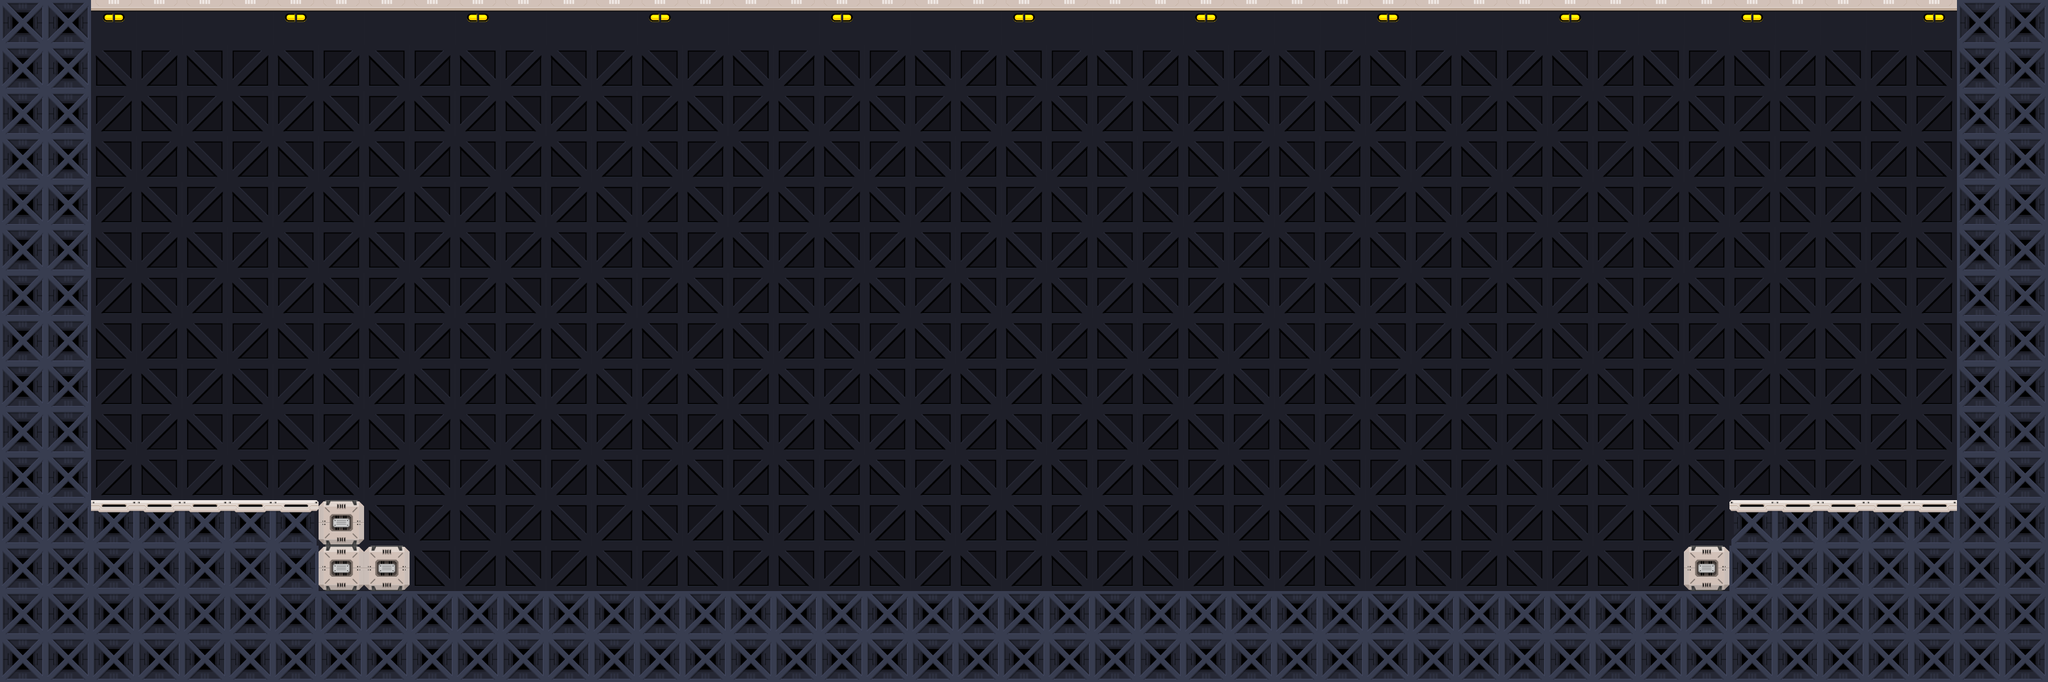

Tiled map render using the project's own tile images. Description and the whole map definition, tile-layer contents included, below:
An orthogonal 45x15 tile map with 70x70 px tiles, 2 tile layers (background, level).

<map version="1.0" orientation="orthogonal" renderorder="right-down" width="45" height="15" tilewidth="70" tileheight="70" nextobjectid="1">
 <tileset firstgid="1" name="lab_tilesheet" tilewidth="70" tileheight="70" spacing="1" tilecount="42" columns="6">
  <image source="lab_tilesheet.png" width="425" height="496" />
 </tileset>
 <layer name="background" width="45" height="15">
  <data encoding="csv">
0,0,0,0,0,0,0,0,0,0,0,0,0,0,0,0,0,0,0,0,0,0,0,0,0,0,0,0,0,0,0,0,0,0,0,0,0,0,0,0,0,0,0,0,0,
0,0,9,3,9,3,9,3,9,3,9,3,9,3,9,3,9,3,9,3,9,3,9,3,9,3,9,3,9,3,9,3,9,3,9,3,9,3,9,3,9,3,9,0,0,
0,0,3,9,3,9,3,9,3,9,3,9,3,9,3,9,3,9,3,9,3,9,3,9,3,9,3,9,3,9,3,9,3,9,3,9,3,9,3,9,3,9,3,0,0,
9,3,9,3,9,3,9,3,9,3,9,3,9,3,9,3,9,3,9,3,9,3,9,3,9,3,9,3,9,3,9,3,9,3,9,3,9,3,9,3,9,3,9,0,0,
3,9,3,9,3,9,3,9,3,9,3,9,3,9,3,9,3,9,3,9,3,9,3,9,3,9,3,9,3,9,3,9,3,9,3,9,3,9,3,9,3,9,3,0,0,
9,3,9,3,9,3,9,3,9,3,9,3,9,3,9,3,9,3,9,3,9,3,9,3,9,3,9,3,9,3,9,3,9,3,9,3,9,3,9,3,9,3,9,0,0,
3,9,3,9,3,9,3,9,3,9,3,9,3,9,3,9,3,9,3,9,3,9,3,9,3,9,3,9,3,9,3,9,3,9,3,9,3,9,3,9,3,9,3,0,0,
9,3,9,3,9,3,9,3,9,3,9,3,9,3,9,3,9,3,9,3,9,3,9,3,9,3,9,3,9,3,9,3,9,3,9,3,9,3,9,3,9,3,9,0,0,
3,9,3,9,3,9,3,9,3,9,3,9,3,9,3,9,3,9,3,9,3,9,3,9,3,9,3,9,3,9,3,9,3,9,3,9,3,9,3,9,3,9,3,0,0,
9,3,9,3,9,3,9,3,9,3,9,3,9,3,9,3,9,3,9,3,9,3,9,3,9,3,9,3,9,3,9,3,9,3,9,3,9,3,9,3,9,3,9,0,0,
3,9,3,9,3,9,3,9,3,9,3,9,3,9,3,9,3,9,3,9,3,9,3,9,3,9,3,9,3,9,3,9,3,9,3,9,3,9,3,9,3,9,3,0,0,
9,19,9,3,9,3,9,3,9,3,9,3,9,3,9,3,9,3,9,3,9,3,9,3,9,3,9,3,9,3,9,3,9,3,9,3,9,3,9,3,9,3,9,0,0,
3,19,3,9,3,9,3,9,3,9,3,9,3,9,3,9,3,9,3,9,3,9,3,9,3,9,3,9,3,9,3,9,3,9,3,9,3,9,3,9,3,9,3,0,0,
9,19,9,3,9,3,9,3,9,3,9,3,9,3,9,3,9,3,9,3,9,3,9,3,9,3,9,3,9,3,0,0,0,0,0,0,0,0,0,0,0,0,0,0,0,
0,19,0,0,0,0,0,0,0,0,0,0,0,0,0,0,0,0,0,0,0,0,0,0,0,0,0,0,0,0,0,0,0,0,0,0,0,0,0,0,27,27,27,27,27
</data>
 </layer>
 <layer name="level" width="45" height="15">
  <data encoding="csv">
32,32,13,14,14,14,13,14,14,14,13,14,14,14,13,14,14,14,13,14,14,14,13,14,14,14,13,14,14,14,13,14,14,14,13,14,14,14,13,14,14,14,13,32,32,
32,32,0,0,0,0,0,0,0,0,0,0,0,0,0,0,0,0,0,0,0,0,0,0,0,0,0,0,0,0,0,0,0,0,0,0,0,0,0,0,0,0,0,32,32,
32,32,0,0,0,0,0,0,0,0,0,0,0,0,0,0,0,0,0,0,0,0,0,0,0,0,0,0,0,0,0,0,0,0,0,0,0,0,0,0,0,0,0,32,32,
32,32,0,0,0,0,0,0,0,0,0,0,0,0,0,0,0,0,0,0,0,0,0,0,0,0,0,0,0,0,0,0,0,0,0,0,0,0,0,0,0,0,0,32,32,
32,32,0,0,0,0,0,0,0,0,0,0,0,0,0,0,0,0,0,0,0,0,0,0,0,0,0,0,0,0,0,0,0,0,0,0,0,0,0,0,0,0,0,32,32,
32,32,0,0,0,0,0,0,0,0,0,0,0,0,0,0,0,0,0,0,0,0,0,0,0,0,0,0,0,0,0,0,0,0,0,0,0,0,0,0,0,0,0,32,32,
32,32,0,0,0,0,0,0,0,0,0,0,0,0,0,0,0,0,0,0,0,0,0,0,0,0,0,0,0,0,0,0,0,0,0,0,0,0,0,0,0,0,0,32,32,
32,32,0,0,0,0,0,0,0,0,0,0,0,0,0,0,0,0,0,0,0,0,0,0,0,0,0,0,0,0,0,0,0,0,0,0,0,0,0,0,0,0,0,32,32,
32,32,0,0,0,0,0,0,0,0,0,0,0,0,0,0,0,0,0,0,0,0,0,0,0,0,0,0,0,0,0,0,0,0,0,0,0,0,0,0,0,0,0,32,32,
32,32,0,0,0,0,0,0,0,0,0,0,0,0,0,0,0,0,0,0,0,0,0,0,0,0,0,0,0,0,0,0,0,0,0,0,0,0,0,0,0,0,0,32,32,
32,32,0,0,0,0,0,0,0,0,0,0,0,0,0,0,0,0,0,0,0,0,0,0,0,0,0,0,0,0,0,0,0,0,0,0,0,0,0,0,0,0,0,32,32,
32,32,23,23,23,23,29,21,0,0,0,0,0,0,0,0,0,0,0,0,0,0,0,0,0,0,0,0,0,0,0,0,0,0,0,0,0,0,17,23,23,23,23,32,32,
32,32,32,32,32,32,32,21,21,0,0,0,0,0,0,0,0,0,0,0,0,0,0,0,0,0,0,0,0,0,0,0,0,0,0,0,0,21,32,32,32,32,32,32,32,
32,32,32,32,32,32,32,32,32,32,32,32,32,32,32,32,32,32,32,32,32,32,32,32,32,32,32,32,32,32,32,32,32,32,32,32,32,32,32,32,32,32,32,32,32,
32,32,32,32,32,32,32,32,32,32,32,32,32,32,32,32,32,32,32,32,32,32,32,32,32,32,32,32,32,32,32,32,32,32,32,32,32,32,32,32,32,32,32,32,32
</data>
 </layer>
</map>
